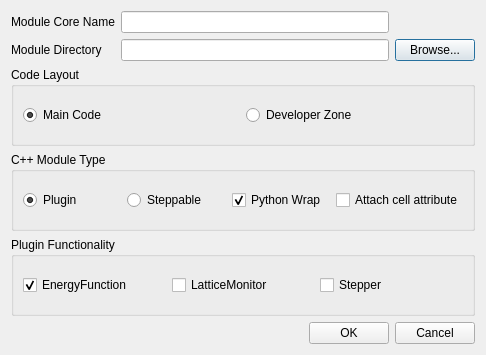
<?xml version="1.0" encoding="UTF-8"?>
<ui version="4.0">
 <class>C_Plus_Plus_Module_Dialog</class>
 <widget class="QDialog" name="C_Plus_Plus_Module_Dialog">
  <property name="geometry">
   <rect>
    <x>0</x>
    <y>0</y>
    <width>486</width>
    <height>355</height>
   </rect>
  </property>
  <property name="windowTitle">
   <string>Generate CC3D C++ Module</string>
  </property>
  <layout class="QVBoxLayout" name="verticalLayout_3">
   <item>
    <layout class="QVBoxLayout" name="verticalLayout_2">
     <item>
      <layout class="QGridLayout" name="gridLayout">
       <item row="0" column="0">
        <widget class="QLabel" name="label_2">
         <property name="text">
          <string>Module Core Name</string>
         </property>
        </widget>
       </item>
       <item row="1" column="0">
        <widget class="QLabel" name="label">
         <property name="text">
          <string>Module Directory</string>
         </property>
        </widget>
       </item>
       <item row="1" column="1">
        <widget class="QLineEdit" name="moduleDirLE"/>
       </item>
       <item row="1" column="2">
        <widget class="QPushButton" name="moduleDirPB">
         <property name="text">
          <string>Browse...</string>
         </property>
        </widget>
       </item>
       <item row="0" column="1">
        <widget class="QLineEdit" name="moduleCoreNameLE"/>
       </item>
      </layout>
     </item>
     <item>
      <widget class="QGroupBox" name="groupBox">
       <property name="title">
        <string>Code Layout</string>
       </property>
       <layout class="QHBoxLayout" name="horizontalLayout_5">
        <item>
         <layout class="QHBoxLayout" name="horizontalLayout_4">
          <item>
           <widget class="QRadioButton" name="mainCodeLayoutRB">
            <property name="text">
             <string>Main Code</string>
            </property>
            <property name="checked">
             <bool>true</bool>
            </property>
           </widget>
          </item>
          <item>
           <widget class="QRadioButton" name="developerZoneLayoutRB">
            <property name="text">
             <string>Developer Zone</string>
            </property>
           </widget>
          </item>
         </layout>
        </item>
       </layout>
      </widget>
     </item>
     <item>
      <widget class="QGroupBox" name="moduleTypeGB">
       <property name="title">
        <string>C++ Module Type</string>
       </property>
       <layout class="QHBoxLayout" name="horizontalLayout_3">
        <item>
         <widget class="QRadioButton" name="pluginRB">
          <property name="text">
           <string>Plugin</string>
          </property>
          <property name="checked">
           <bool>true</bool>
          </property>
         </widget>
        </item>
        <item>
         <widget class="QRadioButton" name="steppableRB">
          <property name="text">
           <string>Steppable</string>
          </property>
         </widget>
        </item>
        <item>
         <widget class="QCheckBox" name="pythonWrapCB">
          <property name="text">
           <string>Python Wrap</string>
          </property>
          <property name="checked">
           <bool>true</bool>
          </property>
         </widget>
        </item>
        <item>
         <widget class="QCheckBox" name="extraAttribCB">
          <property name="text">
           <string>Attach cell attribute</string>
          </property>
         </widget>
        </item>
       </layout>
      </widget>
     </item>
     <item>
      <widget class="QGroupBox" name="pluginFunctionalityGB">
       <property name="title">
        <string>Plugin Functionality</string>
       </property>
       <layout class="QVBoxLayout" name="verticalLayout">
        <item>
         <layout class="QHBoxLayout" name="horizontalLayout_2">
          <item>
           <widget class="QCheckBox" name="energyFcnCB">
            <property name="text">
             <string>EnergyFunction</string>
            </property>
            <property name="checked">
             <bool>true</bool>
            </property>
           </widget>
          </item>
          <item>
           <widget class="QCheckBox" name="latticeMonitorCB">
            <property name="text">
             <string>LatticeMonitor</string>
            </property>
           </widget>
          </item>
          <item>
           <widget class="QCheckBox" name="stepperCB">
            <property name="text">
             <string>Stepper</string>
            </property>
           </widget>
          </item>
         </layout>
        </item>
       </layout>
      </widget>
     </item>
     <item>
      <layout class="QHBoxLayout" name="horizontalLayout">
       <item>
        <spacer name="horizontalSpacer">
         <property name="orientation">
          <enum>Qt::Horizontal</enum>
         </property>
         <property name="sizeHint" stdset="0">
          <size>
           <width>40</width>
           <height>20</height>
          </size>
         </property>
        </spacer>
       </item>
       <item>
        <widget class="QPushButton" name="okPB">
         <property name="text">
          <string>OK</string>
         </property>
        </widget>
       </item>
       <item>
        <widget class="QPushButton" name="cancelPB">
         <property name="text">
          <string>Cancel</string>
         </property>
        </widget>
       </item>
      </layout>
     </item>
    </layout>
   </item>
  </layout>
 </widget>
 <tabstops>
  <tabstop>moduleCoreNameLE</tabstop>
  <tabstop>moduleDirLE</tabstop>
  <tabstop>moduleDirPB</tabstop>
  <tabstop>pluginRB</tabstop>
  <tabstop>steppableRB</tabstop>
  <tabstop>energyFcnCB</tabstop>
  <tabstop>latticeMonitorCB</tabstop>
  <tabstop>stepperCB</tabstop>
  <tabstop>cancelPB</tabstop>
  <tabstop>okPB</tabstop>
 </tabstops>
 <resources/>
 <connections>
  <connection>
   <sender>cancelPB</sender>
   <signal>clicked()</signal>
   <receiver>C_Plus_Plus_Module_Dialog</receiver>
   <slot>reject()</slot>
   <hints>
    <hint type="sourcelabel">
     <x>308</x>
     <y>299</y>
    </hint>
    <hint type="destinationlabel">
     <x>163</x>
     <y>185</y>
    </hint>
   </hints>
  </connection>
  <connection>
   <sender>steppableRB</sender>
   <signal>toggled(bool)</signal>
   <receiver>pluginFunctionalityGB</receiver>
   <slot>setHidden(bool)</slot>
   <hints>
    <hint type="sourcelabel">
     <x>203</x>
     <y>171</y>
    </hint>
    <hint type="destinationlabel">
     <x>69</x>
     <y>267</y>
    </hint>
   </hints>
  </connection>
 </connections>
</ui>
